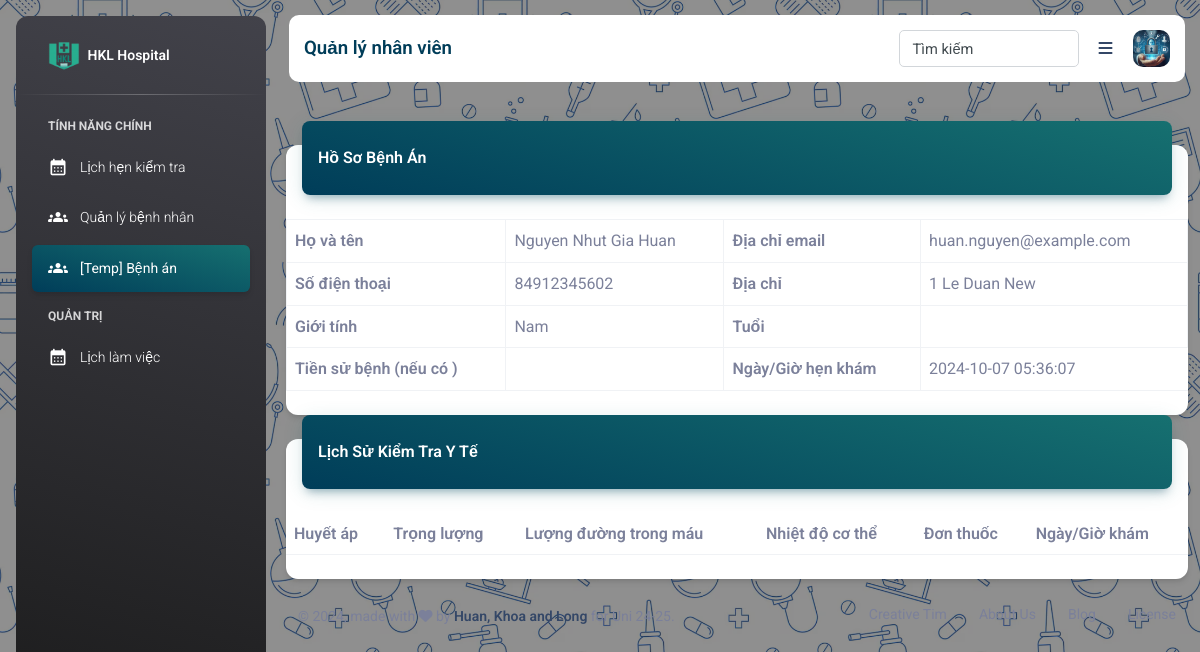
/role-doctor/s_patient_medhist.php (signed in), run on the app's committed database.
### tables this page shows
CREATE TABLE `dim_user` (
  `user_id` int(11) NOT NULL,
  `user_name` varchar(255) DEFAULT NULL,
  `password` varchar(255) DEFAULT NULL,
  `email_address` varchar(255) DEFAULT NULL,
  `contact_no` bigint(11) DEFAULT NULL,
  `full_name` varchar(255) DEFAULT NULL,
  `created_at` timestamp NULL DEFAULT current_timestamp(),
  `updated_at` timestamp NULL DEFAULT NULL ON UPDATE current_timestamp(),
  `gender` varchar(25) DEFAULT NULL,
  `city` varchar(255) DEFAULT NULL,
  `address` varchar(255) DEFAULT NULL,
  `role` varchar(50) DEFAULT NULL,
  `specialty_id` int(11) DEFAULT NULL,
  `pricing` varchar(255) DEFAULT NULL,
  `oauth_google` varchar(255) DEFAULT NULL,
  `oauth_facebook` varchar(255) DEFAULT NULL
);

### role-doctor/sess-check.php (called while the page is built, shortened)
<?php
   include SITE_ROOT . ('/HMS-Nhom11/assets/include/config.php');
   $user_id = $_SESSION['auth_user_id'];
   $user_check = "SELECT * FROM `dim_user` WHERE user_id = $user_id";
   $user_auth = mysqli_query($conn, $user_check);
   $user_auth_data = mysqli_fetch_assoc($user_auth);
   $auth_user_id = $user_auth_data['user_id'];
?>

### role-doctor/s_patient_medhist.php (the view, shortened to what this page needs)
<?php
include('sess-check.php');
include SITE_ROOT . ('/HMS-Nhom11/assets/include/config.php');
include SITE_ROOT . ('/HMS-Nhom11/assets/include/header.php');
?>
<head>
</head>
<body class="g-sidenav-show"
    style="background-image: url('../assets/image/Hospital_Seamless1.png'); background-size: 400px 400px;">
    <aside
        class="sidenav navbar navbar-vertical navbar-expand-xs border-0 border-radius-xl my-3 fixed-start ms-3 bg-gradient-dark"
        id="sidenav-main">
        <div class="sidenav-header">
            <a class="navbar-brand m-0" href=" https://demos.creative-tim.com/material-dashboard/pages/dashboard "
                target="_blank">
                <img src="../assets/image/logo01-sq.png" class="navbar-brand-img h-100" alt="main_logo">
                <span class="ms-1 font-weight-bold text-white">HKL Hospital</span>
            </a>
        </div>
        <hr class="horizontal light mt-0 mb-2">
        <div class="collapse navbar-collapse  w-auto " id="sidenav-collapse-main">
            <ul class="navbar-nav">
                <li class="nav-item mt-3">
                    <h6 class="ps-4 ms-2 text-uppercase text-xs text-white font-weight-bolder opacity-8">Tính năng chính
                    </h6>
                </li>
                <li class="nav-item">
                    <a class="nav-link text-white" href="schedule.php">
                        <div class="text-white text-center me-2 d-flex align-items-center justify-content-center">
                            <i class="material-icons opacity-10">calendar_month</i>
                        </div>
                        <span class="nav-link-text ms-1">Lịch hẹn kiểm tra</span>
                    </a>
                </li>
                <li class="nav-item">
                    <a class="nav-link text-white" href="patient.php">
                        <div class="text-white text-center me-2 d-flex align-items-center justify-content-center">
                            <i class="material-icons opacity-10">groups</i>
                        </div>
                        <span class="nav-link-text ms-1">Quản lý bệnh nhân</span>
                    </a>
                </li>
                <li class="nav-item">
                    <a class="nav-link text-white active bg-gradient-primary" href="s_patient_medhist.php">
                        <div class="text-white text-center me-2 d-flex align-items-center justify-content-center">
                            <i class="material-icons opacity-10">groups</i>
                        </div>
                        <span class="nav-link-text ms-1">[Temp] Bệnh án</span>
                    </a>
                </li>
                <li class="nav-item mt-3">
                    <h6 class="ps-4 ms-2 text-uppercase text-xs text-white font-weight-bolder opacity-8">Quản trị
                    </h6>
                </li>
                <li class="nav-item">
                    <a class="nav-link text-white" href="work_hour.php">
                        <div class="text-white text-center me-2 d-flex align-items-center justify-content-center">
                            <i class="material-icons opacity-10">calendar_month</i>
                        </div>
                        <span class="nav-link-text ms-1">Lịch làm việc</span>
                    </a>
                </li>
            </ul>
        </div>
    </aside>
    <main class="main-content border-radius-lg ps ">
        <div class="custom-navbar">
          <div class="nav-left">
            Quản lý nhân viên
          </div>
          <div class="nav-right">
            <div class="nav-item">
              <div class="custom-input" style="width: 180px">
                <input type="text" placeholder="Nhập từ khoá">
                <label>Tìm kiếm</label>
              </div>
            </div>
            <div class="nav-item">
              <a href="javascript:;" id="iconNavbarSidenav">
                <i class="fa-solid fa-bars"></i>
              </a>
            </div>
            <div class="nav-item">
              <div class="dropdown custom-dropdown">
                <button class="button-avatar dropdown-toggle" data-bs-toggle="dropdown">
                  <img src="../assets/image/user login image.png" alt="profile_image">
                </button>
              </div>
            </div>
          </div>
        </div>
        <div class="container-fluid py-4">
            <div class="row">
                <div class="col-12">
                    <div class="card my-4">
                        <div class="card-header p-0 position-relative mt-n4 mx-3 z-index-2">
                            <div class="bg-gradient-primary shadow-primary border-radius-lg pt-4 pb-3">
                                <h6 class="text-white text-capitalize ps-3">Hồ sơ bệnh án</h6>
                            </div>
                        </div>
                        <div class="card-body px-0 pb-2">
                            <div class="table-responsive p-0">
                                <table class="table align-items-center mb-0">
                                    <table class="table table-bordered ">
                                        <?php
                                        $sql = "SELECT  usr.full_name,
                                              usr.email_address,
                                              usr.contact_no,
                                              usr.address,
                                              usr.city,
                                              usr.gender,
                                              usr.created_at,
                                              ptn.patient_age,
                                              ptn.med_hist
                                      FROM dim_user usr
                                      LEFT JOIN fact_patient_details ptn
                                      ON ptn.patient_id = usr.user_id
                                      WHERE
                                          -- usr.full_name = 'Pham Van Cuong'
                                          usr.user_id =$auth_user_id; ";
                                        $result = $conn->query($sql);
                                        if ($result->num_rows > 0) {
                                            while ($row = $result->fetch_assoc()) {
                                                $roleMapping = [
                                                    "male" => "Nam",
                                                    "female" => "Nữ"
                                                ];
                                                $fullname = $row["full_name"];
                                                $emailaddress = $row["email_address"];
                                                $sdt = $row["contact_no"];
                                                $address = $row["address"];
                                                $gender = isset($roleMapping[$row["gender"]]) ? $roleMapping[$row["gender"]] : $row["gender"];
                                                $tuoi = $row["patient_age"];
                                                $tsb = $row["med_hist"];
                                                $created_at = $row["created_at"];
                                                ?>
                                                <tr>
                                                    <th>Họ và tên</th>
                                                    <td><?php echo $fullname ?></td>
                                                    <th>Địa chỉ email</th>
                                                    <td><?php echo $emailaddress ?></td>
                                                </tr>
                                                <tr>
                                                    <th>Số điện thoại</th>
                                                    <td><?php echo $sdt ?></td>
                                                    <th>Địa chỉ</th>
                                                    <td><?php echo $address ?></td>
                                                </tr>
                                                <th>Giới tính</th>
                                                <td><?php echo $gender ?></td>
                                                <th>Tuổi</th>
                                                <td><?php echo $tuoi ?></td>
                                                <th>Tiền sử bệnh (nếu có )</th>
                                                <td><?php echo $tsb ?></td>
                                                <th>Ngày/Giờ hẹn khám</th>
                                                <td><?php echo $created_at ?></td>
                                                <?php
                                            }
                                        } else {
                                        }
                                        ?>
                                    </table>
                            </div>
                        </div>
                    </div>
                </div>
            </div>
            <div class="row">
                <div class="col-12">
                    <div class="card">
                        <div class="card-header p-0 position-relative mt-n4 mx-3 z-index-2">
                            <div class="bg-gradient-primary shadow-primary border-radius-lg pt-4 pb-3">
                                <h6 class="text-white text-capitalize ps-3"> Lịch sử kiểm tra y tế</h6>
                            </div>
                        </div>
                        <div class="card-body px-0 pb-2">
                            <div class="custom-table">
                                <table class="table">
                                    <tr>
                                        <th>Huyết áp</th>
                                        <th>Trọng lượng</th>
                                        <th>Lượng đường trong máu</th>
                                        <th>Nhiệt độ cơ thể</th>
                                        <th>Đơn thuốc</th>
                                        <th>Ngày/Giờ khám</th>
                                    </tr>
                                </table>
                            </div>
                        </div>
                    </div>
                </div>
            </div>
            <footer class="footer py-4  ">
                <div class="container-fluid">
                    <div class="row align-items-center justify-content-lg-between">
                        <div class="col-lg-6 mb-lg-0 mb-4">
                            <div class="copyright text-center text-sm text-muted text-lg-start">
                                ,
                                made with <i class="fa fa-heart"></i> by
                                <a href="https://www.creative-tim.com" class="font-weight-bold" target="_blank">Huan,
                                    Khoa and Long</a>
                                for Uni 24-25.
                            </div>
                        </div>
                        <div class="col-lg-6">
                            <ul class="nav nav-footer justify-content-center justify-content-lg-end">
                                <li class="nav-item">
                                    <a href="https://www.creative-tim.com" class="nav-link text-muted"
                                        target="_blank">Creative Tim</a>
                                </li>
                                <li class="nav-item">
                                    <a href="https://www.creative-tim.com/presentation" class="nav-link text-muted"
                                        target="_blank">About
                                        Us</a>
                                </li>
                                <li class="nav-item">
                                    <a href="https://www.creative-tim.com/blog" class="nav-link text-muted"
                                        target="_blank">Blog</a>
                                </li>
                                <li class="nav-item">
                                    <a href="https://www.creative-tim.com/license" class="nav-link pe-0 text-muted"
                                        target="_blank">License</a>
                                </li>
                            </ul>
                        </div>
                    </div>
                </div>
            </footer>
        </div>
    </main>
    <?php
    include SITE_ROOT . ('/HMS-Nhom11/assets/include/footer.php');
    ?>

### assets/css/style.css (style rules this page uses)
.custom-input { font-family: "Roboto", Helvetica, Arial, sans-serif !important; margin: 10px 0; position: relative; }
.custom-input label { color: #414a4f; position: absolute; transition: all 200ms ease-in-out; top: 8px; left: 10px; font-size: 11pt; background-color: #fff; pointer-events: none; }
.custom-input input, .custom-input select { transition: all 200ms ease-in-out; border: 1px solid #d2d6da; border-radius: 5px; padding: 7px 13px 5px; font-size: 11pt; width: 100%; box-sizing: border-box; }
.custom-input input::placeholder, .custom-input select::placeholder { color: #b0b0b0; opacity: 0; }
.custom-input input:not(:placeholder-shown), .custom-input select:not(:placeholder-shown) { border-color: #167070; }
.custom-input input:not(:placeholder-shown) + label, .custom-input select:not(:placeholder-shown) + label { top: -10px; left: 5px; font-size: 10pt; padding: 0 5px; color: #167070; }
.custom-dropdown .button-avatar { padding: 0; background-color: transparent; border: none; }
.custom-dropdown .button-avatar::after { display: none; }
.custom-dropdown .button-avatar img { border-radius: 10px; width: 37.46px; }
.custom-navbar { background-color: #fff; border-radius: 10px; padding: 15px; display: flex; align-items: center; margin: 15px; }
.custom-navbar .nav-left { flex: 1; font-size: 14pt; color: #003D59; font-weight: 600; }
.custom-navbar .nav-right { display: flex; align-items: center; gap: 20px; }
.custom-navbar .nav-right .custom-input { margin: 0; }
.custom-table { max-height: 69vh; max-height: calc(100dvh - 250px); overflow-y: auto; }

### data on the page
dim_user: full_name "Nguyen Nhut Gia Huan", email_address "huan.nguyen@example.com", contact_no "84912345602", address "1 Le Duan New", gender "Nam", created_at "2024-10-07 05:36:07"
